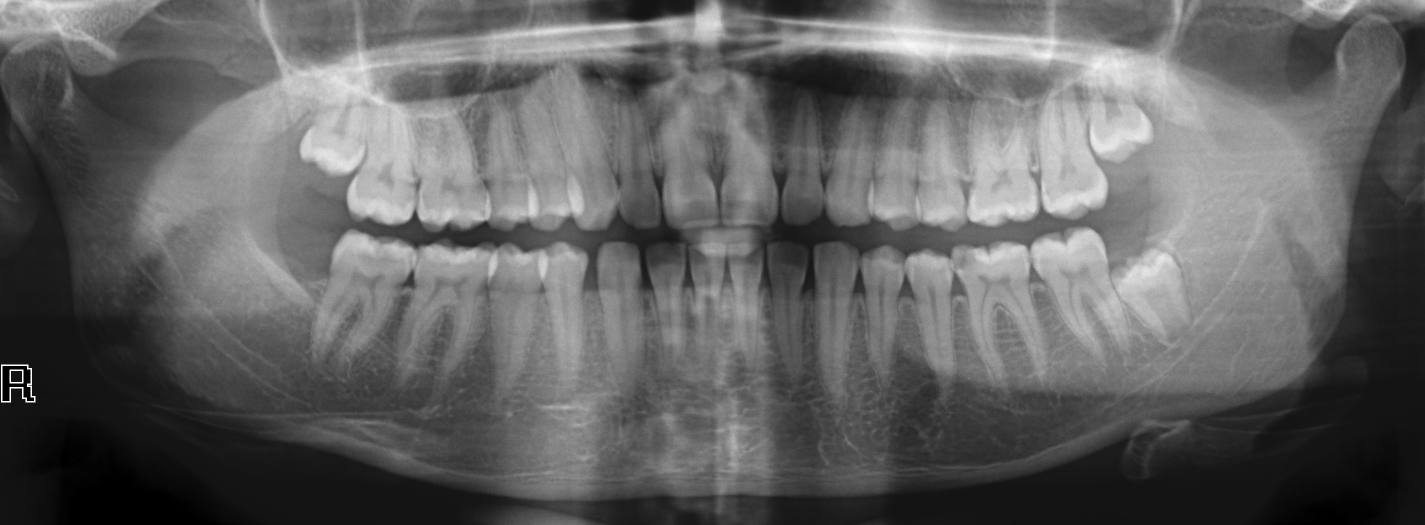
#> input picture 6.png, 2850 x 1050 px, given in place of 20-1705150260-opg.jpg, which was not available (shown at 1/2 size)
$ jupyter execute --allow-errors Teeth_sequential.ipynb   (shell and % lines are left out)   (Python 2 division)   (older library calls are emulated)   (text cells are left out)
#> lines starting #> are read from the running program, lines starting #| are printed output that depends on the picture; pictures that were not available may be replaced by others from this repository, and a replacement may not be noted
[cell 1]
from sklearn.cluster import KMeans
import matplotlib.pyplot as plt
import numpy as np
import cv2
from collections import Counter
from skimage.color import rgb2lab, deltaE_cie76
import os

[cell 2]
image = cv2.imread('20-1705150260-opg.jpg')
#> image is the input picture: shape (1050, 2850, 3); min 0, max 254, mean 98.1
image = cv2.cvtColor(image, cv2.COLOR_BGR2RGB)

[cell 3]
plt.imshow(image)

[cell 4]
image = cv2.imread('20-1705150260-opg.jpg',0)
#> image: shape (1050, 2850)
ROI = image[210:520,280:920]
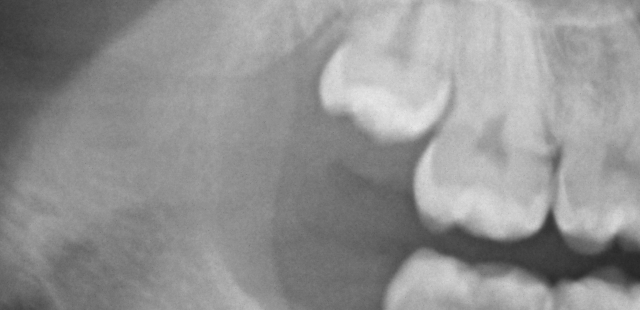
#> ROI: shape (310, 640); min 38, max 231, mean 146.2

[cell 5]
mean, STD  = cv2.meanStdDev(ROI)
#> mean = [146.2]; STD = [36.04]

# Clip frame to lower and upper STD
offset = 1.4
clipped = np.clip(ROI, mean - offset*STD, mean + offset*STD).astype(np.uint8)

[cell 6]
#norm_img = np.zeros((100,800))
final_img = cv2.normalize(clipped,  clipped, 0, 255, cv2.NORM_MINMAX,dtype=cv2.CV_32F)
plt.imshow(final_img,cmap = 'gray')

#> (a cell that did not finish here is left out)

[cell 8]
import matplotlib.pyplot as plt
import numpy as np

def generate_histogram(img, do_print):
    """
    @params: img: can be a grayscale or color image. We calculate the Normalized histogram of this image.
    @params: do_print: if or not print the result histogram
    @return: will return both histogram and the grayscale image
    """
#> called with do_print = True
    if len(img.shape) == 3: # img is colorful, so we convert it to grayscale
        gr_img = np.mean(img, axis=-1)
    else:
        gr_img = img
    '''now we calc grayscale histogram'''
    gr_hist = np.zeros([256])

    for x_pixel in range(gr_img.shape[0]):
        for y_pixel in range(gr_img.shape[1]):
            pixel_value = int(gr_img[x_pixel, y_pixel])
            gr_hist[pixel_value] += 1
#> after the loop, gr_hist = 256 values, max 19450 at index 0, min 0 at index 1, mean 775

    '''normalizing the Histogram'''
    gr_hist /= (gr_img.shape[0] * gr_img.shape[1])
#> gr_hist = 256 values, max 0.098 at index 0, min 0 at index 1, mean 0.00391
    if do_print:
        print_histogram(gr_hist, title="Normalized Histogram")
    return gr_hist, gr_img

def print_histogram(_histrogram,title):
#> called with _histrogram = array of shape (256,), title = 'Normalized Histogram'
    plt.figure()
    plt.title(title)
    plt.plot(_histrogram, color='#ef476f')
    plt.bar(np.arange(len(_histrogram)), _histrogram, color='#b7b7a4')
    plt.ylabel('Number of Pixels')
    plt.xlabel('Pixel Value')
    plt.savefig("hist_")

[cell 9]
hist_img, gr_img = generate_histogram(final_img,True)
#> hist_img has the same summary as gr_hist in generate_histogram

[cell 10]
plt.imshow(gr_img,cmap = 'gray')

[cell 11]
def print_img(img, histo_new, histo_old, L):
    dpi = 80
    width = img.shape[0]
    height = img.shape[1]
    if height > width:
        figsize = (img.shape[0]*4) / float(dpi), (height)/ float(dpi)
        fig, axs = plt.subplots(1, 3, gridspec_kw={'width_ratios': [3, 1,1]}, figsize=figsize)
    else:
        figsize = (width) / float(dpi), (height*4) / float(dpi)
        fig, axs = plt.subplots(3, 1, gridspec_kw={'height_ratios': [3, 1,1]}, figsize=figsize)

    fig.suptitle("Enhanced Image with L:" + str(L))
    axs[0].title.set_text("Enhanced Image")
    axs[0].imshow(img, vmin=np.amin(img), vmax=np.amax(img), cmap='gray')

    axs[1].title.set_text("Equalized histogram")
    axs[1].plot(histo_new, color='#f77f00')
    axs[1].bar(np.arange(len(histo_new)), histo_new, color='#003049')

    axs[2].title.set_text("Main histogram")
    axs[2].plot(histo_old, color='#ef476f')
    axs[2].bar(np.arange(len(histo_old)), histo_old, color='#b7b7a4')
    plt.tight_layout()
    #plt.savefig("e" + str(L)+".pdf")
    #plt.savefig("e" + str(L)+".png")

[cell 12]
def equalize_histogram(img, histo, L):
#> called with histo = array of shape (256,), L = 250
    eq_histo = np.zeros_like(histo)
    en_img = np.zeros_like(img)
    for i in range(len(histo)):
        eq_histo[i] = int((L - 1) * np.sum(histo[0:i]))
#> after the loop, eq_histo = 256 values from 0 to 228
    print_histogram(eq_histo,title="Equalized Histogram")
    '''enhance image as well:'''
    for x_pixel in range(img.shape[0]):
        for y_pixel in range(img.shape[1]):
            pixel_val = int(img[x_pixel, y_pixel])
            en_img[x_pixel, y_pixel] = eq_histo[pixel_val]
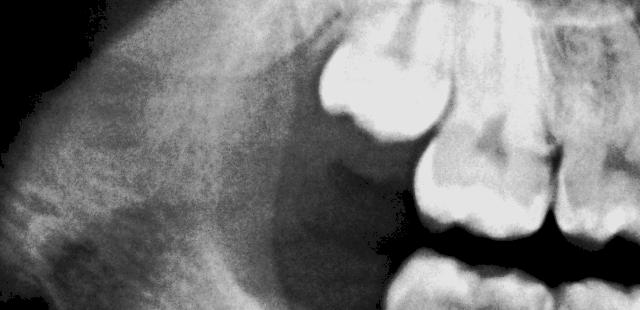
#> en_img: shape (310, 640) float32; min 0, max 228, mean 121
    '''creating new histogram'''
    hist_img, _ = generate_histogram(en_img, do_print=False)
#> hist_img has the same summary as gr_hist in generate_histogram
    print_img(img=en_img, histo_new=hist_img, histo_old=histo, L=L)
    #plt.imshow(en_img,cmap = 'gray')
    return eq_histo,en_img

[cell 13]
hist0, image_histo = equalize_histogram(gr_img, hist_img, 250)
#> hist0 = 256 values from 0 to 228
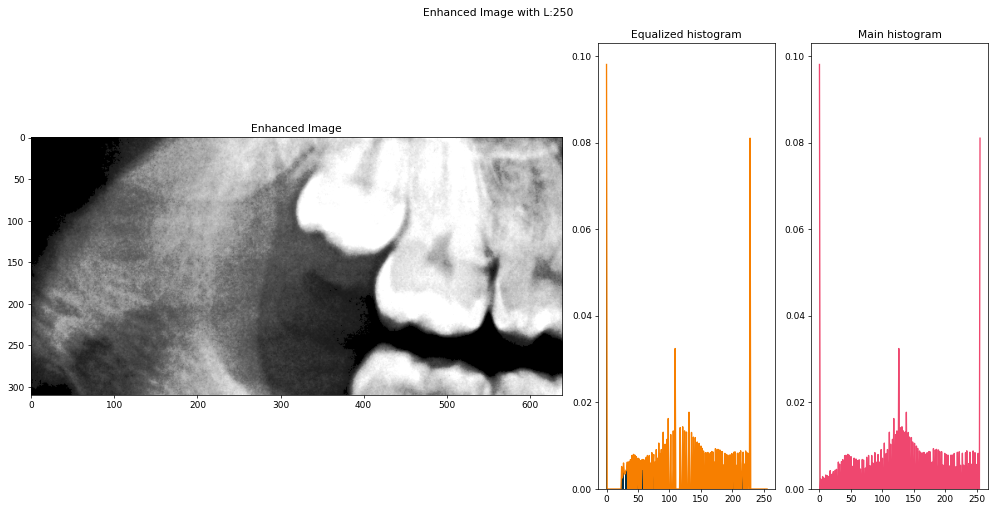
#> figure drawn by matplotlib, 3 panels; panel 2: tallest bar 0.098 high, from x = -0.4 to 0.4; panel 2: curve peaks at x = 0, y = 0.098; panel 3: tallest bar 0.098 high, from x = -0.4 to 0.4; panel 3: curve peaks at x = 0, y = 0.098

[cell 14]
plt.imshow(image_histo,cmap = 'gray')
cv2.imwrite(r"C:\Users\KIIT\Downloads\histo_images\20-1705150260-opg_histo.png",image_histo)
#> Out = True

[cell 15]
img  = cv2.imread("image_histo.png")
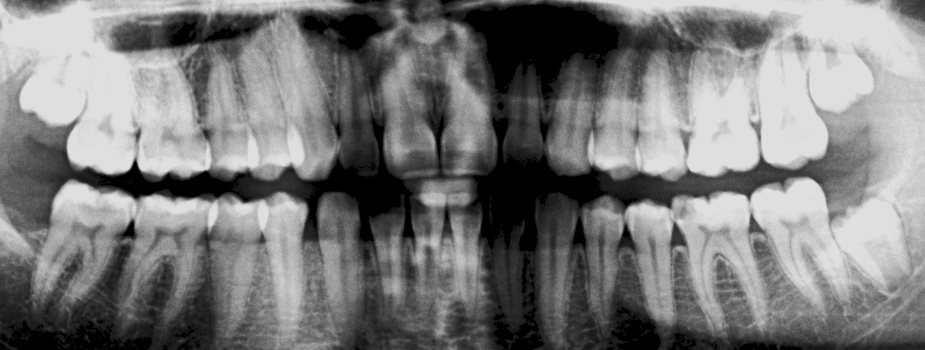
#> input picture image_histo.png, 1850 x 700 px (shown at 1/2 size)
#> img is the input picture: shape (700, 1850, 3); min 0, max 223, mean 121
#> (the rest of this cell did not finish here and is left out)

[cell 16]
img  = cv2.imread("image_histo.png")
print("Shape: {}".format(image.shape))
#| Shape: (1050, 2850)
plt.imshow(img)

#> (a cell that did not finish here is left out)

[cell 18]
image = cv2.imread('2017020.png')
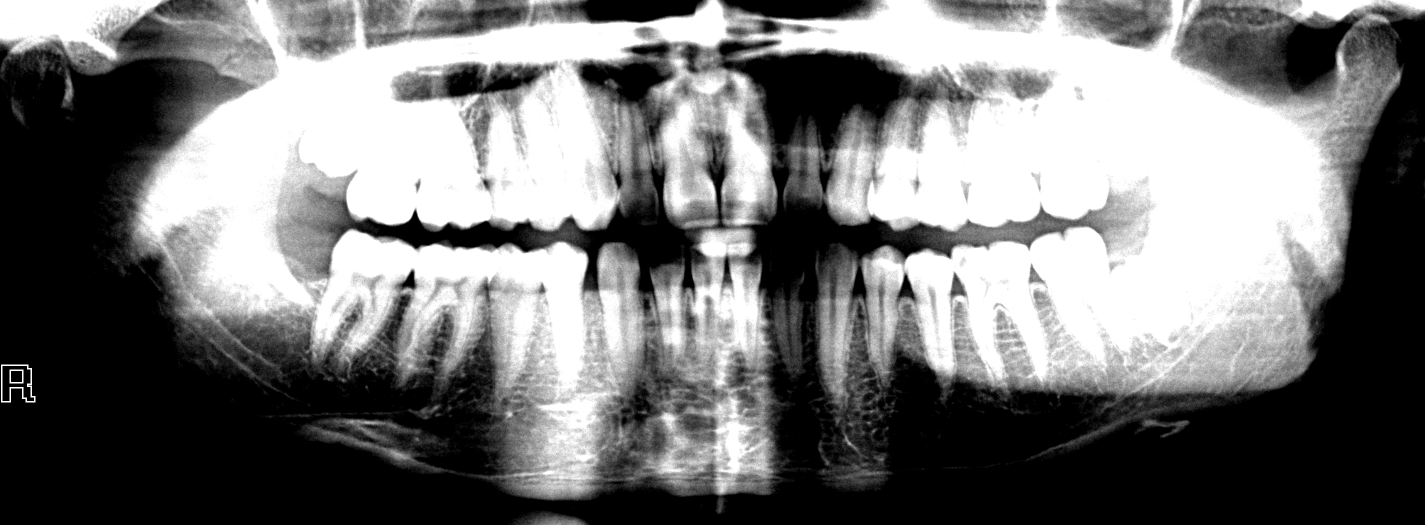
#> input picture contrast_stretch.png, 2850 x 1050 px, given in place of 2017020.png, which was not available (shown at 1/2 size)
#> image is the input picture: shape (1050, 2850, 3); min 0, max 255, mean 118.1
image = cv2.cvtColor(image, cv2.COLOR_BGR2RGB)

[cell 19]
plt.imshow(image)

[cell 20]
image = cv2.imread('2017020.png',0)
#> image: shape (1050, 2850)
ROI = image[150:400,240:900]
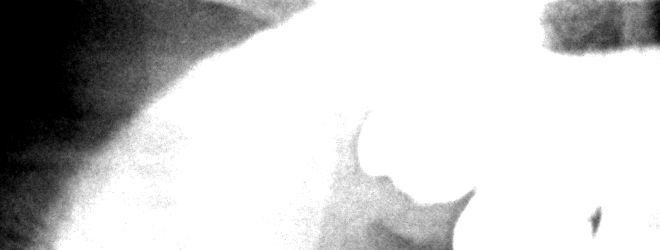
#> ROI: shape (250, 660); min 0, max 255, mean 200.5

[cell 21]
mean, STD  = cv2.meanStdDev(ROI)
#> mean = [200.5]; STD = [88.02]

# Clip frame to lower and upper STD
offset = 1.4
clipped = np.clip(ROI, mean - offset*STD, mean + offset*STD).astype(np.uint8)
#> clipped: shape (250, 660)

[cell 22]
#norm_img = np.zeros((100,800))
final_img = cv2.normalize(clipped,  clipped, 0, 255, cv2.NORM_MINMAX,dtype=cv2.CV_32F)
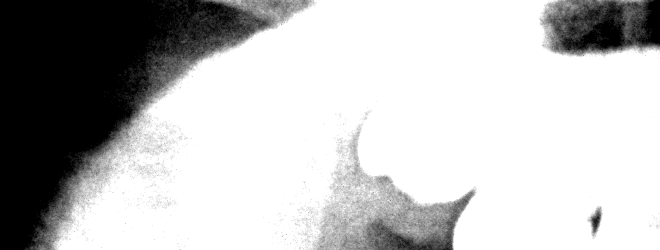
#> final_img: shape (250, 660) float32; min -4.77e-07, max 255, mean 189; drawn with min black and max white
plt.imshow(final_img,cmap = 'gray')

[cell 23]
import matplotlib.pyplot as plt
import numpy as np

def generate_histogram(img, do_print):
    """
    @params: img: can be a grayscale or color image. We calculate the Normalized histogram of this image.
    @params: do_print: if or not print the result histogram
    @return: will return both histogram and the grayscale image
    """
#> called with do_print = True
    if len(img.shape) == 3: # img is colorful, so we convert it to grayscale
        gr_img = np.mean(img, axis=-1)
    else:
        gr_img = img
    '''now we calc grayscale histogram'''
    gr_hist = np.zeros([256])

    for x_pixel in range(gr_img.shape[0]):
        for y_pixel in range(gr_img.shape[1]):
            pixel_value = int(gr_img[x_pixel, y_pixel])
            gr_hist[pixel_value] += 1
#> after the loop, gr_hist = 256 values, max 104068 at index 255, min 0 at index 1, mean 644.5

    '''normalizing the Histogram'''
    gr_hist /= (gr_img.shape[0] * gr_img.shape[1])
#> gr_hist = 256 values, max 0.631 at index 255, min 0 at index 1, mean 0.00391
    if do_print:
        print_histogram(gr_hist, title="Normalized Histogram")
    return gr_hist, gr_img

def print_histogram(_histrogram,title):
#> called with _histrogram = array of shape (256,), title = 'Normalized Histogram'
    plt.figure()
    plt.title(title)
    plt.plot(_histrogram, color='#ef476f')
    plt.bar(np.arange(len(_histrogram)), _histrogram, color='#b7b7a4')
    plt.ylabel('Number of Pixels')
    plt.xlabel('Pixel Value')
    plt.savefig("hist_")
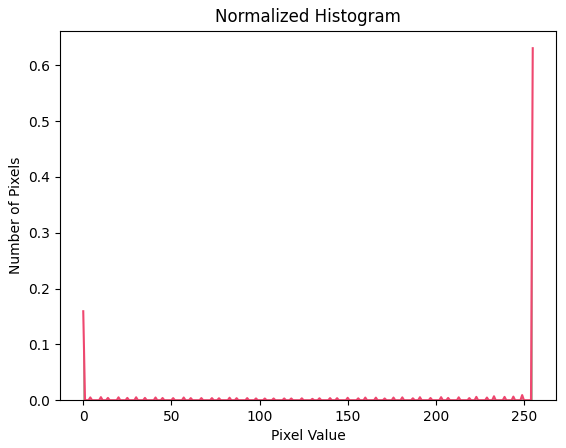
#> figure drawn by matplotlib, 1 panel; tallest bar 0.631 high, from x = 254.6 to 255.4; curve peaks at x = 255, y = 0.631

[cell 24]
hist_img, gr_img = generate_histogram(final_img,True)
#> hist_img has the same summary as gr_hist in generate_histogram

[cell 25]
plt.imshow(gr_img,cmap = 'gray')

[cell 26]
def print_img(img, histo_new, histo_old, L):
    dpi = 80
    width = img.shape[0]
    height = img.shape[1]
    if height > width:
        figsize = (img.shape[0]*4) / float(dpi), (height)/ float(dpi)
        fig, axs = plt.subplots(1, 3, gridspec_kw={'width_ratios': [3, 1,1]}, figsize=figsize)
    else:
        figsize = (width) / float(dpi), (height*4) / float(dpi)
        fig, axs = plt.subplots(3, 1, gridspec_kw={'height_ratios': [3, 1,1]}, figsize=figsize)

    fig.suptitle("Enhanced Image with L:" + str(L))
    axs[0].title.set_text("Enhanced Image")
    axs[0].imshow(img, vmin=np.amin(img), vmax=np.amax(img), cmap='gray')

    axs[1].title.set_text("Equalized histogram")
    axs[1].plot(histo_new, color='#f77f00')
    axs[1].bar(np.arange(len(histo_new)), histo_new, color='#003049')

    axs[2].title.set_text("Main histogram")
    axs[2].plot(histo_old, color='#ef476f')
    axs[2].bar(np.arange(len(histo_old)), histo_old, color='#b7b7a4')
    plt.tight_layout()
    #plt.savefig("e" + str(L)+".pdf")
    #plt.savefig("e" + str(L)+".png")

[cell 27]
def equalize_histogram(img, histo, L):
#> called with histo = array of shape (256,), L = 250
    eq_histo = np.zeros_like(histo)
    en_img = np.zeros_like(img)
    for i in range(len(histo)):
        eq_histo[i] = int((L - 1) * np.sum(histo[0:i]))
#> after the loop, eq_histo = 256 values from 0 to 91
    print_histogram(eq_histo,title="Equalized Histogram")
    '''enhance image as well:'''
    for x_pixel in range(img.shape[0]):
        for y_pixel in range(img.shape[1]):
            pixel_val = int(img[x_pixel, y_pixel])
            en_img[x_pixel, y_pixel] = eq_histo[pixel_val]
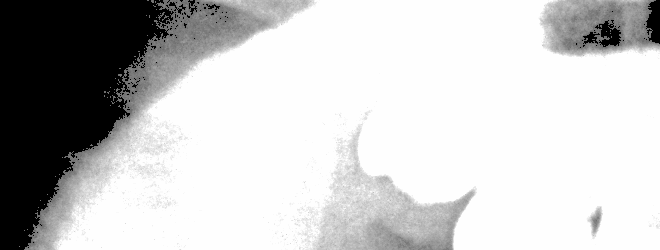
#> en_img: shape (250, 660) float32; min 0, max 91, mean 71; drawn with min black and max white
    '''creating new histogram'''
    hist_img, _ = generate_histogram(en_img, do_print=False)
#> hist_img = 256 values, max 0.631 at index 91, min 0 at index 1, mean 0.00391
    print_img(img=en_img, histo_new=hist_img, histo_old=histo, L=L)
    #plt.imshow(en_img,cmap = 'gray')
    return eq_histo,en_img

[cell 28]
hist0, image_histo = equalize_histogram(gr_img, hist_img, 250)
#> hist0 = 256 values from 0 to 91

[cell 29]
plt.imshow(image_histo,cmap = 'gray')
cv2.imwrite(r"C:\Users\KIIT\Downloads\histo_images\2017020_histo.png",image_histo)
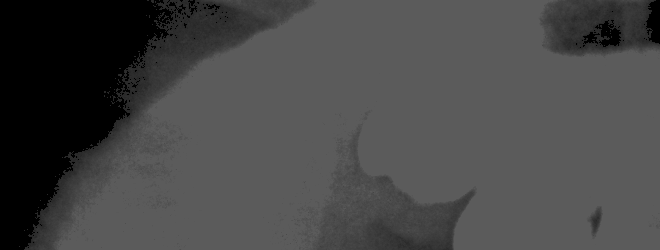
#> saved as 2017020_histo.png: shape (250, 660); min 0, max 91, mean 71
#> Out = True
#> (the rest of the program and of its run is left out)
